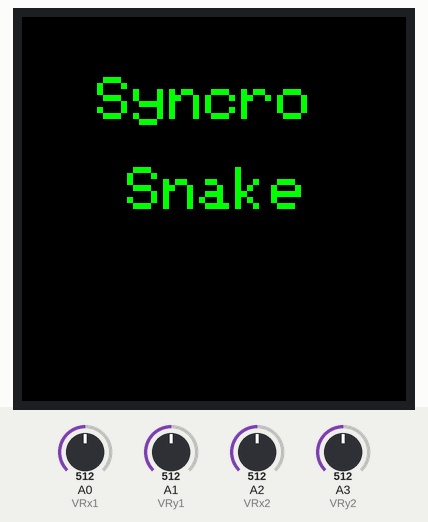
This sketch was run on a simulated Arduino Uno, built with avr-gcc and run on an emulated ATmega328P. Shown: 128×128 colour display. Inputs (shaded band) come from the test bench; at power-on: A0 (VRx1) = 512, A2 (VRx2) = 512, A1 (VRy1) = 512, A3 (VRy2) = 512. Random numbers use the default seed unless the sketch sets one.

Above: at 1.6 s.
2.1 s: A0 (VRx1) set to 584
4.0 s: A0 (VRx1) set to 618
At 4.7 s:
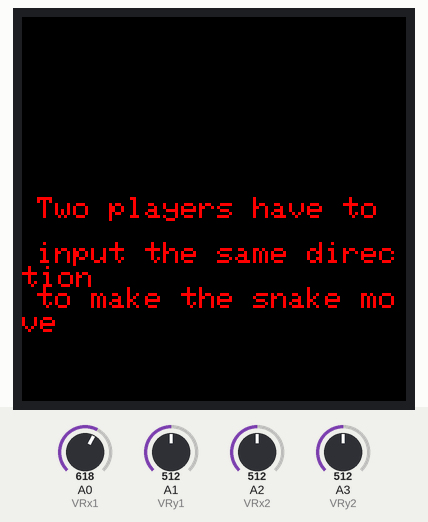
7.3 s: A2 (VRx2) set to 610
At 7.59 s:
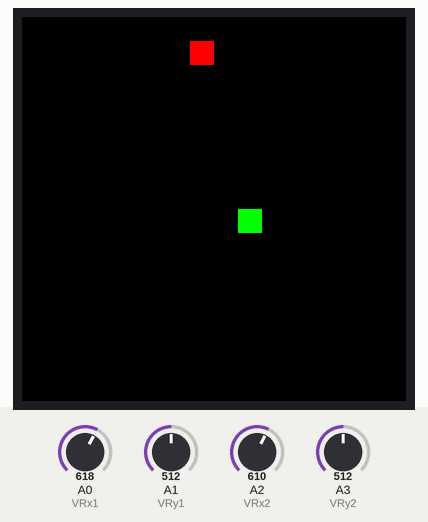
Timing chart, 0 to 10.3 s (numbered marks = the images above; inputs shaded):
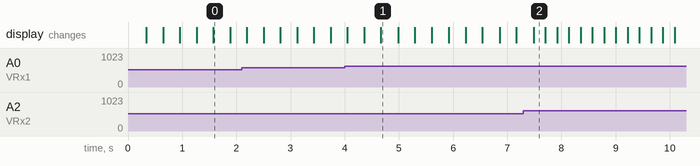

The sketch:

snake01.ino
```cpp
#include <Adafruit_GFX.h>
#include <Adafruit_SSD1351.h>

// Define colors
#define BLACK 0x0000
#define GREEN 0x07E0
#define RED 0xF800

// OLED display dimensions
#define SCREEN_WIDTH 128
#define SCREEN_HEIGHT 128

// OLED pins
#define OLED_CS    10
#define OLED_DC    9
#define OLED_RST   8

// Initialize OLED display
Adafruit_SSD1351 display = Adafruit_SSD1351(SCREEN_WIDTH, SCREEN_HEIGHT, &SPI, OLED_CS, OLED_DC, OLED_RST);

// Snake properties
const int maxLength = 50; // Maximum snake length
int snakeX[maxLength] = {64}; // X positions of the snake
int snakeY[maxLength] = {64}; // Y positions of the snake
int snakeLength = 1; // Current length of the snake

// Joystick 1 and 2
int dirX = 0, dirY = 1; // Initial direction (down)

// Food position
int foodX, foodY;

// Joystick pins
const int VRx1 = A0; // X-axis of joystick 1
const int VRy1 = A1; // Y-axis of joystick 1
const int VRx2 = A2; // X-axis of joystick 2
const int VRy2 = A3; // Y-axis of joystick 2

void setup() {
  // Initialize the display
  display.begin();
  display.fillScreen(BLACK);

  // Display the start screen
  displayStartScreen();

  // Wait for joystick input to start the game
  waitForJoystickInput();

  // Generate the initial food position
  generateFood();
}

void loop() {
  // Read joystick 1 values
  int xValue1 = analogRead(VRx1);
  int yValue1 = analogRead(VRy1);

  // Read joystick 2 values
  int xValue2 = analogRead(VRx2);
  int yValue2 = analogRead(VRy2);

  // Determine direction for joystick 1
  int dirX1 = 0, dirY1 = 0;
  if (xValue1 < 400) dirX1 = -1; // Left
  else if (xValue1 > 600) dirX1 = 1; // Right
  else if (yValue1 < 400) dirY1 = -1; // Up
  else if (yValue1 > 600) dirY1 = 1; // Down

  // Determine direction for joystick 2
  int dirX2 = 0, dirY2 = 0;
  if (xValue2 < 400) dirX2 = -1; // Left
  else if (xValue2 > 600) dirX2 = 1; // Right
  else if (yValue2 < 400) dirY2 = -1; // Up
  else if (yValue2 > 600) dirY2 = 1; // Down

  // Only change direction if both joysticks agree on the same direction
  if (dirX1 == dirX2 && dirY1 == dirY2 && (dirX1 != 0 || dirY1 != 0)) {
    // Prevent the snake from moving in the opposite direction
    if (!(dirX1 == -dirX && dirY1 == -dirY)) {
      dirX = dirX1;
      dirY = dirY1;
    }
  }

  // Move the snake
  for (int i = snakeLength - 1; i > 0; i--) {
    snakeX[i] = snakeX[i - 1];
    snakeY[i] = snakeY[i - 1];
  }
  snakeX[0] += dirX * 8; // Move by 8 pixels
  snakeY[0] += dirY * 8;

  // Check for boundaries (wrap around)
  if (snakeX[0] < 0) snakeX[0] = SCREEN_WIDTH - 8;
  if (snakeX[0] >= SCREEN_WIDTH) snakeX[0] = 0;
  if (snakeY[0] < 0) snakeY[0] = SCREEN_HEIGHT - 8;
  if (snakeY[0] >= SCREEN_HEIGHT) snakeY[0] = 0;

  // Check if the snake crashes into itself
  for (int i = 1; i < snakeLength; i++) {
    if (snakeX[0] == snakeX[i] && snakeY[0] == snakeY[i]) {
      resetGame(); // Restart the game
      return; // Exit the loop to avoid further processing
    }
  }

  // Check if the snake eats the food
  if (snakeX[0] == foodX && snakeY[0] == foodY) {
    addCube(); // Increase the snake's length
    generateFood(); // Generate a new food position
  }

  // Draw the snake
  display.fillScreen(BLACK); // Clear the screen
  for (int i = 0; i < snakeLength; i++) {
    display.fillRect(snakeX[i], snakeY[i], 8, 8, GREEN); // Draw each segment
  }

  // Draw the food
  display.fillRect(foodX, foodY, 8, 8, RED); // Draw the food

  delay(200); // Adjust speed
}

void addCube() {
  if (snakeLength < maxLength) {
    // Add a new segment at the same position as the last segment
    snakeX[snakeLength] = snakeX[snakeLength - 1];
    snakeY[snakeLength] = snakeY[snakeLength - 1];
    snakeLength++;
  }
}

void generateFood() {
  // Generate a random position for the food, aligned to the grid
  foodX = random(0, SCREEN_WIDTH / 8) * 8;
  foodY = random(0, SCREEN_HEIGHT / 8) * 8;
}

void resetGame() {
  // Display the start screen again
  displayStartScreen();

  // Wait for joystick input to restart the game
  waitForJoystickInput();

  // Reset snake properties
  snakeLength = 1;
  snakeX[0] = SCREEN_WIDTH / 2; // Start in the middle of the screen
  snakeY[0] = SCREEN_HEIGHT / 2;
  dirX = 0;
  dirY = 1;

  // Generate new food position
  generateFood();
}

void displayStartScreen() {
  display.setRotation(0); // Rotate the display by 180 degrees

  // Display "Syncro Snake" message
  while (true) {
    display.fillScreen(BLACK); // Clear the screen
    delay(300); // Pause for a moment

    display.setTextColor(GREEN); // Set text color
    display.setTextSize(2); // Set text size (big letters)

    // Display "Syncro" in the top row
    display.setCursor(25, 20); // Position for "Syncro"
    display.println("Syncro");

    // Display "Snake" below "Syncro"
    display.setCursor(35, 50); // Position for "Snake"
    display.println("Snake");

    delay(300); // Pause for a moment

    // Check for joystick input to exit the flashing loop
    int xValue1 = analogRead(VRx1); // Read X-axis of joystick 1
    int yValue1 = analogRead(VRy1); // Read Y-axis of joystick 1
    int xValue2 = analogRead(VRx2); // Read X-axis of joystick 2
    int yValue2 = analogRead(VRy2); // Read Y-axis of joystick 2

    if ((xValue1 < 400 || xValue1 > 600 || yValue1 < 400 || yValue1 > 600) ||
        (xValue2 < 400 || xValue2 > 600 || yValue2 < 400 || yValue2 > 600)) {
      break; // Exit the loop if either joystick is moved
    }
  }

  // Flash the "Two players" message 5 times
  for (int i = 0; i < 5; i++) {
    display.fillScreen(BLACK); // Clear the screen
    delay(300); // Pause for a moment

    display.setTextColor(RED); // Set text color
    display.setTextSize(1); // Set text size (smaller letters)

    // Display the message
    display.setCursor(5, 60); // Position for the message
    display.println("Two players have to");
    display.setCursor(5, 75); // Position for the second line
    display.println("input the same direction");
    display.setCursor(5, 90); // Position for the third line
    display.println("to make the snake move");

    delay(300); // Pause for a moment
  }

  display.setRotation(90); // Reset rotation to default for the game
}

void waitForJoystickInput() {
  while (true) {
    int xValue1 = analogRead(VRx1); // Read X-axis of joystick 1
    int yValue1 = analogRead(VRy1); // Read Y-axis of joystick 1
    int xValue2 = analogRead(VRx2); // Read X-axis of joystick 2
    int yValue2 = analogRead(VRy2); // Read Y-axis of joystick 2

    // Check if there is joystick input from either joystick
    if ((xValue1 < 400 || xValue1 > 600 || yValue1 < 400 || yValue1 > 600) ||
        (xValue2 < 400 || xValue2 > 600 || yValue2 < 400 || yValue2 > 600)) {
      break; // Exit the loop if either joystick is moved
    }
  }
}
```

Measured:
- the behaviour switches between 600 and 601 on A0 (VRx1) (found by bisection; images 0 and 1)
